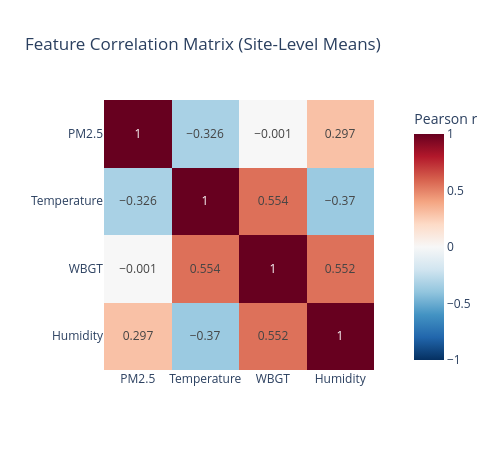

The cell this chart's notebook holds for it:
### Markdown cell above
### 1.4 — Feature Correlations

Before clustering, let's understand how our four features relate to each other. If two features are highly correlated, they carry redundant information.

> **💡 Teaching Moment:** K-means treats each feature equally. If you include two highly correlated features, you're effectively double-weighting that dimension. Check correlations first!

### Code cell
# Correlation heatmap of our 4 clustering features
features = ['pm25_mean', 'temp_mean', 'wbgt_mean', 'humid_mean']
corr = site_profiles[features].corr().round(3)

fig = px.imshow(
    corr,
    text_auto=True,
    color_continuous_scale='RdBu_r',
    zmin=-1, zmax=1,
    labels=dict(color='Pearson r'),
    x=['PM2.5', 'Temperature', 'WBGT', 'Humidity'],
    y=['PM2.5', 'Temperature', 'WBGT', 'Humidity'],
    title='Feature Correlation Matrix (Site-Level Means)'
)
fig.update_layout(width=500, height=450, template='plotly_white')
fig.show()

print("\nKey observations:")
print(f"  • PM2.5 ↔ Temperature: r = {corr.loc['pm25_mean','temp_mean']:.3f} (negative — polluted sites tend to be cooler)")
print(f"  • WBGT ↔ Humidity: r = {corr.loc['wbgt_mean','humid_mean']:.3f} (positive — WBGT incorporates humidity)")
print(f"  • PM2.5 ↔ WBGT: r = {corr.loc['pm25_mean','wbgt_mean']:.3f} (near zero — independent dimensions!)")
print(f"\n  → Good news: no extreme multicollinearity. All 4 features contribute unique information.")

### Figure 1 — Plotly figure (JSON) as saved in the notebook; plotly's stock layout.template omitted (floating-point values rounded to 4 significant figures)
{"data": [{"coloraxis": "coloraxis", "hovertemplate": "x: %{x}<br>y: %{y}<br>Pearson r: %{z}<extra></extra>", "name": "0", "texttemplate": "%{z}", "type": "heatmap", "x": ["PM2.5", "Temperature", "WBGT", "Humidity"], "xaxis": "x", "y": ["PM2.5", "Temperature", "WBGT", "Humidity"], "yaxis": "y", "z": [[1.0, -0.326, -0.001, 0.297], [-0.326, 1.0, 0.554, -0.37], [-0.001, 0.554, 1.0, 0.552], [0.297, -0.37, 0.552, 1.0]]}], "layout": {"coloraxis": {"cmax": 1, "cmin": -1, "colorbar": {"title": {"text": "Pearson r"}}, "colorscale": [[0, "rgb(5,48,97)"], [0.1, "rgb(33,102,172)"], [0.2, "rgb(67,147,195)"], [0.3, "rgb(146,197,222)"], [0.4, "rgb(209,229,240)"], [0.5, "rgb(247,247,247)"], [0.6, "rgb(253,219,199)"], [0.7, "rgb(244,165,130)"], [0.8, "rgb(214,96,77)"], [0.9, "rgb(178,24,43)"], [1, "rgb(103,0,31)"]]}, "height": 450, "title": {"text": "Feature Correlation Matrix (Site-Level Means)"}, "width": 500, "xaxis": {"anchor": "y", "constrain": "domain", "domain": [0, 1], "scaleanchor": "y"}, "yaxis": {"anchor": "x", "autorange": "reversed", "constrain": "domain", "domain": [0, 1]}}}
